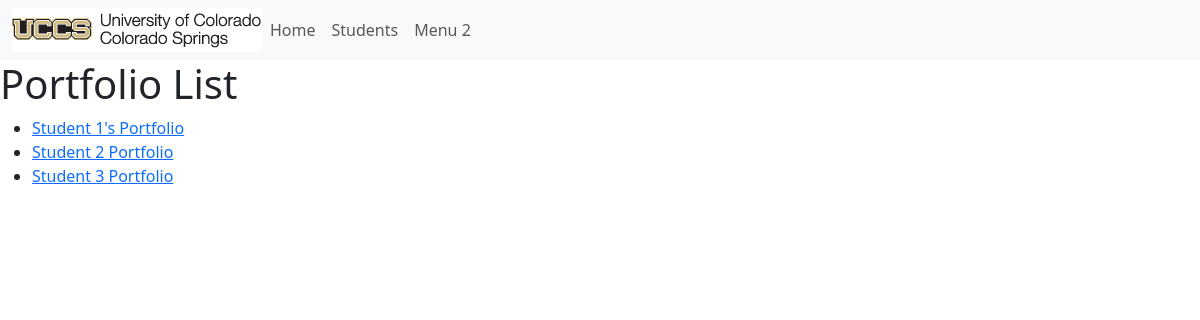
The app's page /portfolio with its own data.
### portfolio_app/models.py (models this page shows, shortened)
class Portfolio(models.Model):
    title = models.CharField(max_length=200)
    contact_email = models.CharField(max_length=200)
    is_active = models.BooleanField(default=False)
    about = models.TextField(blank=True)
    def get_absolute_url(self):
        return reverse('portfolio-detail', args=[str(self.id)])

### portfolio_app/views.py (the view)
# urls.py: path('portfolio', views.PortfolioListView.as_view(), name= 'portfolios'),
class PortfolioListView(generic.ListView):
        model = Portfolio

### portfolio_app/templates/portfolio_app/portfolio_list.html
{% extends 'portfolio_app/base_template.html' %}
{% block content %}
<h1>Portfolio List</h1>
{% if portfolio_list %}
    <ul>
        {% for portfolio in portfolio_list %}
        <li>
            <a href="{{ portfolio.get_absolute_url }}">{{ portfolio.title }}</a>
        </li>
        {% endfor %}
    </ul>
{% else %}
    <p>There are no created portfolios.</p>
{% endif %}
{% endblock %}

### records on screen
Portfolio: title "Student 1's Portfolio"
Portfolio: title "Student 2 Portfolio"
Portfolio: title "Student 3 Portfolio"
